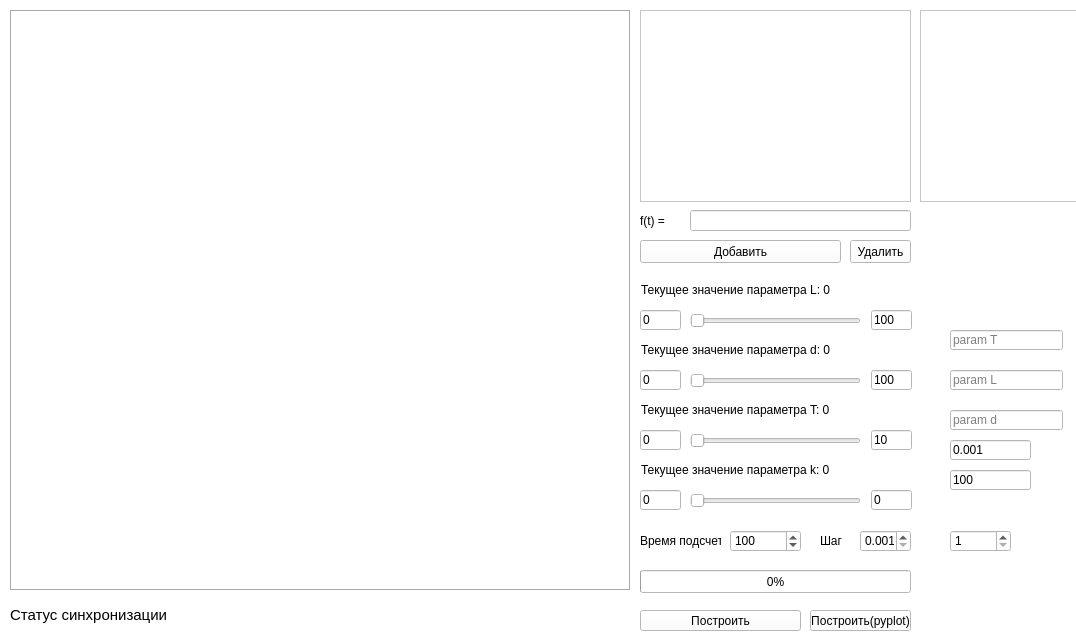
<?xml version="1.0" encoding="UTF-8"?>
<ui version="4.0">
 <class>MainWindow</class>
 <widget class="QMainWindow" name="MainWindow">
  <property name="geometry">
   <rect>
    <x>0</x>
    <y>0</y>
    <width>1076</width>
    <height>641</height>
   </rect>
  </property>
  <property name="windowTitle">
   <string>MainWindow</string>
  </property>
  <property name="autoFillBackground">
   <bool>true</bool>
  </property>
  <property name="styleSheet">
   <string notr="true">QListWidgetItem:hover{
	background-color: rgb(255, 255, 255);
}
</string>
  </property>
  <widget class="QWidget" name="centralwidget">
   <property name="autoFillBackground">
    <bool>false</bool>
   </property>
   <property name="styleSheet">
    <string notr="true">background-color: white</string>
   </property>
   <widget class="QLabel" name="lbl_status">
    <property name="geometry">
     <rect>
      <x>10</x>
      <y>599</y>
      <width>621</width>
      <height>31</height>
     </rect>
    </property>
    <property name="font">
     <font>
      <pointsize>11</pointsize>
     </font>
    </property>
    <property name="text">
     <string>Статус синхронизации</string>
    </property>
   </widget>
   <widget class="PlotWidget" name="graphicsView">
    <property name="geometry">
     <rect>
      <x>10</x>
      <y>10</y>
      <width>621</width>
      <height>581</height>
     </rect>
    </property>
    <property name="frameShape">
     <enum>QFrame::Box</enum>
    </property>
   </widget>
   <widget class="QListWidget" name="input_area">
    <property name="geometry">
     <rect>
      <x>640</x>
      <y>10</y>
      <width>271</width>
      <height>192</height>
     </rect>
    </property>
    <property name="styleSheet">
     <string notr="true"/>
    </property>
   </widget>
   <widget class="QPushButton" name="pb_draw">
    <property name="geometry">
     <rect>
      <x>640</x>
      <y>610</y>
      <width>161</width>
      <height>21</height>
     </rect>
    </property>
    <property name="text">
     <string>Построить</string>
    </property>
   </widget>
   <widget class="QLineEdit" name="le_input_init_func">
    <property name="geometry">
     <rect>
      <x>690</x>
      <y>210</y>
      <width>221</width>
      <height>21</height>
     </rect>
    </property>
   </widget>
   <widget class="QLabel" name="label">
    <property name="geometry">
     <rect>
      <x>640</x>
      <y>210</y>
      <width>47</width>
      <height>21</height>
     </rect>
    </property>
    <property name="text">
     <string>f(t) = </string>
    </property>
   </widget>
   <widget class="QPushButton" name="pb_add_init_func">
    <property name="geometry">
     <rect>
      <x>640</x>
      <y>240</y>
      <width>201</width>
      <height>23</height>
     </rect>
    </property>
    <property name="text">
     <string>Добавить</string>
    </property>
   </widget>
   <widget class="QSlider" name="hs_param_L_val">
    <property name="geometry">
     <rect>
      <x>690</x>
      <y>310</y>
      <width>171</width>
      <height>22</height>
     </rect>
    </property>
    <property name="maximum">
     <number>100</number>
    </property>
    <property name="orientation">
     <enum>Qt::Horizontal</enum>
    </property>
   </widget>
   <widget class="QLineEdit" name="le_param_L_from">
    <property name="geometry">
     <rect>
      <x>640</x>
      <y>310</y>
      <width>41</width>
      <height>20</height>
     </rect>
    </property>
    <property name="text">
     <string>0</string>
    </property>
   </widget>
   <widget class="QLineEdit" name="le_param_L_to">
    <property name="geometry">
     <rect>
      <x>871</x>
      <y>310</y>
      <width>41</width>
      <height>20</height>
     </rect>
    </property>
    <property name="text">
     <string>100</string>
    </property>
   </widget>
   <widget class="QSlider" name="hs_param_d_val">
    <property name="geometry">
     <rect>
      <x>690</x>
      <y>370</y>
      <width>171</width>
      <height>22</height>
     </rect>
    </property>
    <property name="maximum">
     <number>100</number>
    </property>
    <property name="orientation">
     <enum>Qt::Horizontal</enum>
    </property>
   </widget>
   <widget class="QLineEdit" name="le_param_d_to">
    <property name="geometry">
     <rect>
      <x>871</x>
      <y>370</y>
      <width>41</width>
      <height>20</height>
     </rect>
    </property>
    <property name="text">
     <string>100</string>
    </property>
   </widget>
   <widget class="QLineEdit" name="le_param_d_from">
    <property name="geometry">
     <rect>
      <x>640</x>
      <y>370</y>
      <width>41</width>
      <height>20</height>
     </rect>
    </property>
    <property name="text">
     <string>0</string>
    </property>
   </widget>
   <widget class="QSlider" name="hs_param_T_val">
    <property name="geometry">
     <rect>
      <x>690</x>
      <y>430</y>
      <width>171</width>
      <height>22</height>
     </rect>
    </property>
    <property name="maximum">
     <number>10</number>
    </property>
    <property name="orientation">
     <enum>Qt::Horizontal</enum>
    </property>
   </widget>
   <widget class="QLineEdit" name="le_param_T_to">
    <property name="geometry">
     <rect>
      <x>871</x>
      <y>430</y>
      <width>41</width>
      <height>20</height>
     </rect>
    </property>
    <property name="text">
     <string>10</string>
    </property>
   </widget>
   <widget class="QLineEdit" name="le_param_T_from">
    <property name="geometry">
     <rect>
      <x>640</x>
      <y>430</y>
      <width>41</width>
      <height>20</height>
     </rect>
    </property>
    <property name="text">
     <string>0</string>
    </property>
   </widget>
   <widget class="QPushButton" name="pb_draw_matplotlib">
    <property name="geometry">
     <rect>
      <x>810</x>
      <y>610</y>
      <width>101</width>
      <height>21</height>
     </rect>
    </property>
    <property name="text">
     <string>Построить(pyplot)</string>
    </property>
   </widget>
   <widget class="QLineEdit" name="le_set_end_time">
    <property name="geometry">
     <rect>
      <x>950</x>
      <y>470</y>
      <width>81</width>
      <height>20</height>
     </rect>
    </property>
    <property name="text">
     <string>100</string>
    </property>
    <property name="placeholderText">
     <string>Время окончания</string>
    </property>
   </widget>
   <widget class="QLabel" name="lbl_cur_val_L">
    <property name="geometry">
     <rect>
      <x>641</x>
      <y>280</y>
      <width>271</width>
      <height>20</height>
     </rect>
    </property>
    <property name="text">
     <string>Текущее значение параметра L: 0</string>
    </property>
   </widget>
   <widget class="QLabel" name="lbl_cur_val_d">
    <property name="geometry">
     <rect>
      <x>641</x>
      <y>340</y>
      <width>271</width>
      <height>20</height>
     </rect>
    </property>
    <property name="text">
     <string>Текущее значение параметра d: 0</string>
    </property>
   </widget>
   <widget class="QLabel" name="lbl_cur_val_T">
    <property name="geometry">
     <rect>
      <x>641</x>
      <y>400</y>
      <width>271</width>
      <height>20</height>
     </rect>
    </property>
    <property name="text">
     <string>Текущее значение параметра T: 0</string>
    </property>
   </widget>
   <widget class="QLineEdit" name="le_set_L">
    <property name="geometry">
     <rect>
      <x>950</x>
      <y>370</y>
      <width>113</width>
      <height>20</height>
     </rect>
    </property>
    <property name="text">
     <string/>
    </property>
    <property name="placeholderText">
     <string>param L</string>
    </property>
   </widget>
   <widget class="QLineEdit" name="le_set_d">
    <property name="geometry">
     <rect>
      <x>950</x>
      <y>410</y>
      <width>113</width>
      <height>20</height>
     </rect>
    </property>
    <property name="placeholderText">
     <string>param d</string>
    </property>
   </widget>
   <widget class="QLineEdit" name="le_set_T">
    <property name="geometry">
     <rect>
      <x>950</x>
      <y>330</y>
      <width>113</width>
      <height>20</height>
     </rect>
    </property>
    <property name="placeholderText">
     <string>param T</string>
    </property>
   </widget>
   <widget class="QLineEdit" name="le_param_h">
    <property name="geometry">
     <rect>
      <x>950</x>
      <y>440</y>
      <width>81</width>
      <height>20</height>
     </rect>
    </property>
    <property name="text">
     <string>0.001</string>
    </property>
    <property name="placeholderText">
     <string>Точность</string>
    </property>
   </widget>
   <widget class="QPushButton" name="pb_del_init_func">
    <property name="geometry">
     <rect>
      <x>850</x>
      <y>240</y>
      <width>61</width>
      <height>23</height>
     </rect>
    </property>
    <property name="text">
     <string>Удалить</string>
    </property>
   </widget>
   <widget class="QLabel" name="label_2">
    <property name="geometry">
     <rect>
      <x>640</x>
      <y>530</y>
      <width>81</width>
      <height>21</height>
     </rect>
    </property>
    <property name="text">
     <string>Время подсчета</string>
    </property>
   </widget>
   <widget class="QLabel" name="label_3">
    <property name="geometry">
     <rect>
      <x>820</x>
      <y>530</y>
      <width>31</width>
      <height>21</height>
     </rect>
    </property>
    <property name="text">
     <string>Шаг</string>
    </property>
   </widget>
   <widget class="QDoubleSpinBox" name="sb_h">
    <property name="geometry">
     <rect>
      <x>860</x>
      <y>530</y>
      <width>51</width>
      <height>22</height>
     </rect>
    </property>
    <property name="decimals">
     <number>3</number>
    </property>
    <property name="minimum">
     <double>0.001000000000000</double>
    </property>
    <property name="singleStep">
     <double>0.001000000000000</double>
    </property>
    <property name="value">
     <double>0.001000000000000</double>
    </property>
   </widget>
   <widget class="QSpinBox" name="sb_t">
    <property name="geometry">
     <rect>
      <x>730</x>
      <y>530</y>
      <width>71</width>
      <height>22</height>
     </rect>
    </property>
    <property name="maximum">
     <number>10000</number>
    </property>
    <property name="value">
     <number>100</number>
    </property>
   </widget>
   <widget class="QListView" name="lw_input_area">
    <property name="geometry">
     <rect>
      <x>920</x>
      <y>10</y>
      <width>256</width>
      <height>192</height>
     </rect>
    </property>
   </widget>
   <widget class="QLabel" name="lbl_cur_val_k">
    <property name="geometry">
     <rect>
      <x>641</x>
      <y>460</y>
      <width>271</width>
      <height>20</height>
     </rect>
    </property>
    <property name="text">
     <string>Текущее значение параметра k: 0</string>
    </property>
   </widget>
   <widget class="QLineEdit" name="le_param_k_to">
    <property name="geometry">
     <rect>
      <x>871</x>
      <y>490</y>
      <width>41</width>
      <height>20</height>
     </rect>
    </property>
    <property name="text">
     <string>0</string>
    </property>
    <property name="readOnly">
     <bool>true</bool>
    </property>
   </widget>
   <widget class="QSlider" name="hs_param_k_val">
    <property name="geometry">
     <rect>
      <x>690</x>
      <y>490</y>
      <width>171</width>
      <height>22</height>
     </rect>
    </property>
    <property name="maximum">
     <number>0</number>
    </property>
    <property name="orientation">
     <enum>Qt::Horizontal</enum>
    </property>
   </widget>
   <widget class="QLineEdit" name="le_param_k_from">
    <property name="geometry">
     <rect>
      <x>640</x>
      <y>490</y>
      <width>41</width>
      <height>20</height>
     </rect>
    </property>
    <property name="text">
     <string>0</string>
    </property>
    <property name="readOnly">
     <bool>true</bool>
    </property>
   </widget>
   <widget class="QProgressBar" name="progress_bar">
    <property name="geometry">
     <rect>
      <x>640</x>
      <y>570</y>
      <width>271</width>
      <height>23</height>
     </rect>
    </property>
    <property name="value">
     <number>0</number>
    </property>
   </widget>
   <widget class="QSpinBox" name="sp_n">
    <property name="geometry">
     <rect>
      <x>950</x>
      <y>530</y>
      <width>61</width>
      <height>22</height>
     </rect>
    </property>
    <property name="minimum">
     <number>1</number>
    </property>
    <property name="maximum">
     <number>1000</number>
    </property>
   </widget>
  </widget>
 </widget>
 <customwidgets>
  <customwidget>
   <class>PlotWidget</class>
   <extends>QGraphicsView</extends>
   <header location="global">pyqtgraph</header>
  </customwidget>
 </customwidgets>
 <resources/>
 <connections/>
</ui>
